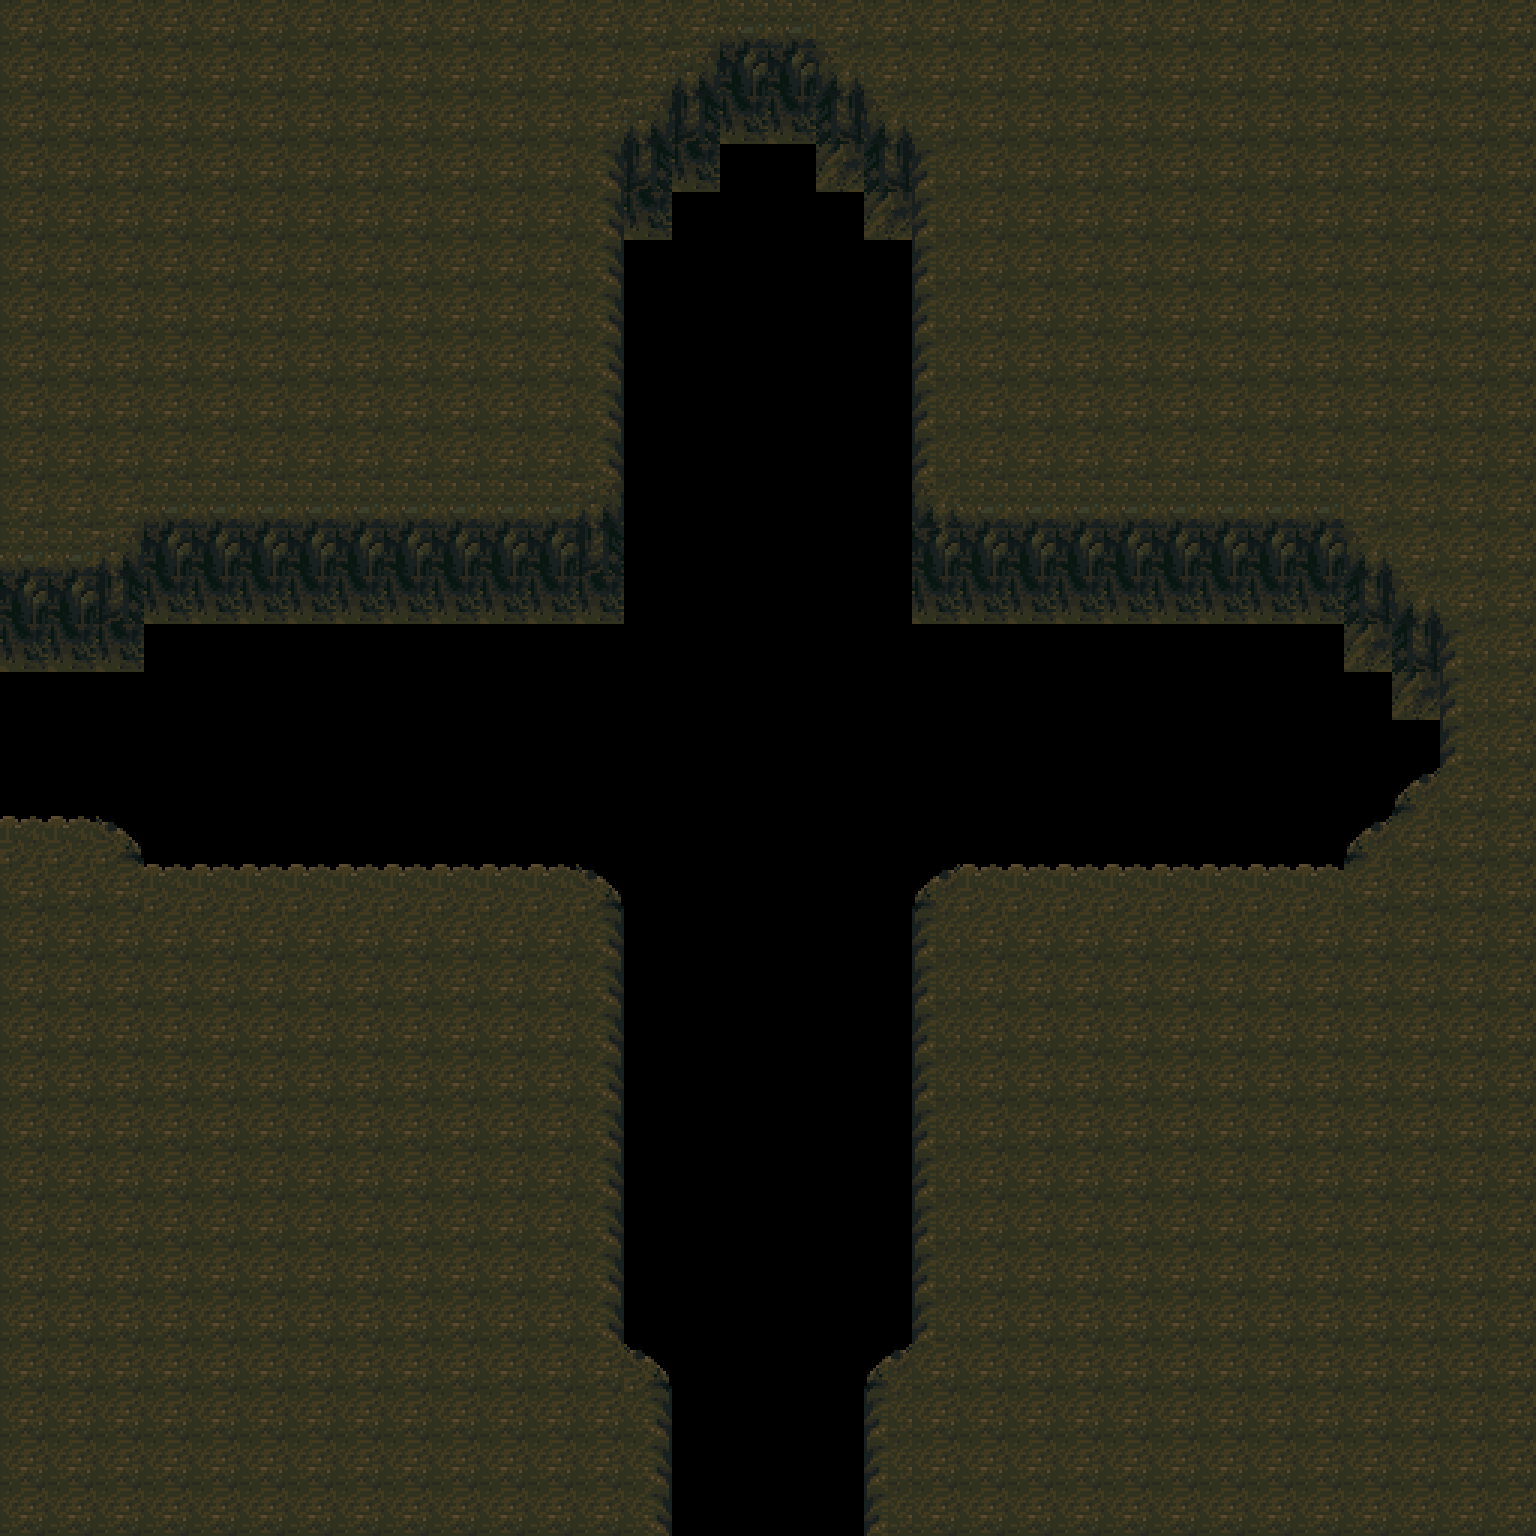

The image is a tile-based game level rendered from a .tmx file. Its description and source (layers, tilesets, objects; grid data summarised) follow:
An orthogonal 32x32 tile map with 48x48 px tiles, 1 tile layer (Furnishing), 1 hidden layer not drawn and 2 objects.

<map version="1.2" tiledversion="1.3.4" orientation="orthogonal" renderorder="right-down" width="32" height="32" tilewidth="48" tileheight="48" infinite="0" nextlayerid="4" nextobjectid="5">
 <tileset firstgid="1" source="CaveInner.tsx" />
 <layer id="2" name="Floor" width="32" height="32" visible="0">
  <data>[1024 cells, 1024 non-empty, 1 distinct tile ids]</data>
 </layer>
 <layer id="1" name="Furnishing" width="32" height="32">
  <data>[1024 cells, 756 non-empty, 14 distinct tile ids]</data>
 </layer>
 <objectgroup id="3" name="Props">
  <object id="3" gid="20" x="768" y="240" width="48" height="48">
   <properties>
    <property name="I" value="[ChestSpawn]" />
   </properties>
  </object>
  <object id="4" gid="20" x="1344" y="816" width="48" height="48">
   <properties>
    <property name="I" value="[ChestSpawn]" />
   </properties>
  </object>
 </objectgroup>
</map>
